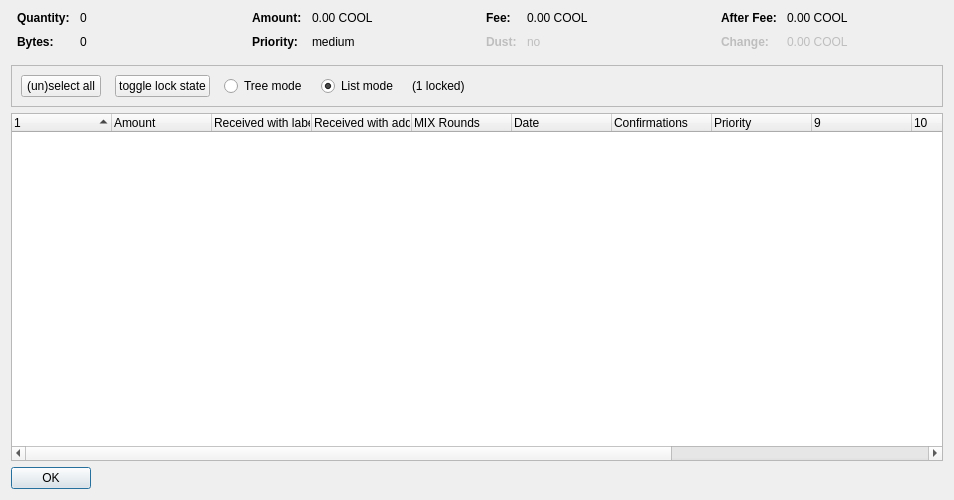
<?xml version="1.0" encoding="UTF-8"?>
<ui version="4.0">
 <class>CoinControlDialog</class>
 <widget class="QDialog" name="CoinControlDialog">
  <property name="geometry">
   <rect>
    <x>0</x>
    <y>0</y>
    <width>954</width>
    <height>500</height>
   </rect>
  </property>
  <property name="windowTitle">
   <string>Coin Selection</string>
  </property>
  <layout class="QVBoxLayout" name="verticalLayout">
   <item>
    <layout class="QHBoxLayout" name="horizontalLayoutTop" stretch="0,0,0,0">
     <property name="topMargin">
      <number>0</number>
     </property>
     <property name="bottomMargin">
      <number>10</number>
     </property>
     <item>
      <layout class="QFormLayout" name="formLayoutCoinControl1">
       <property name="horizontalSpacing">
        <number>10</number>
       </property>
       <property name="verticalSpacing">
        <number>10</number>
       </property>
       <property name="leftMargin">
        <number>6</number>
       </property>
       <property name="rightMargin">
        <number>6</number>
       </property>
       <item row="0" column="0">
        <widget class="QLabel" name="labelCoinControlQuantityText">
         <property name="font">
          <font>
           <weight>75</weight>
           <bold>true</bold>
          </font>
         </property>
         <property name="text">
          <string>Quantity:</string>
         </property>
        </widget>
       </item>
       <item row="0" column="1">
        <widget class="QLabel" name="labelCoinControlQuantity">
         <property name="cursor">
          <cursorShape>IBeamCursor</cursorShape>
         </property>
         <property name="contextMenuPolicy">
          <enum>Qt::ActionsContextMenu</enum>
         </property>
         <property name="text">
          <string notr="true">0</string>
         </property>
         <property name="textInteractionFlags">
          <set>Qt::LinksAccessibleByMouse|Qt::TextSelectableByKeyboard|Qt::TextSelectableByMouse</set>
         </property>
        </widget>
       </item>
       <item row="1" column="0">
        <widget class="QLabel" name="labelCoinControlBytesText">
         <property name="font">
          <font>
           <weight>75</weight>
           <bold>true</bold>
          </font>
         </property>
         <property name="text">
          <string>Bytes:</string>
         </property>
        </widget>
       </item>
       <item row="1" column="1">
        <widget class="QLabel" name="labelCoinControlBytes">
         <property name="cursor">
          <cursorShape>IBeamCursor</cursorShape>
         </property>
         <property name="contextMenuPolicy">
          <enum>Qt::ActionsContextMenu</enum>
         </property>
         <property name="text">
          <string notr="true">0</string>
         </property>
         <property name="textInteractionFlags">
          <set>Qt::LinksAccessibleByMouse|Qt::TextSelectableByKeyboard|Qt::TextSelectableByMouse</set>
         </property>
        </widget>
       </item>
      </layout>
     </item>
     <item>
      <layout class="QFormLayout" name="formLayoutCoinControl2">
       <property name="horizontalSpacing">
        <number>10</number>
       </property>
       <property name="verticalSpacing">
        <number>10</number>
       </property>
       <property name="leftMargin">
        <number>6</number>
       </property>
       <property name="rightMargin">
        <number>6</number>
       </property>
       <item row="0" column="0">
        <widget class="QLabel" name="labelCoinControlAmountText">
         <property name="font">
          <font>
           <weight>75</weight>
           <bold>true</bold>
          </font>
         </property>
         <property name="text">
          <string>Amount:</string>
         </property>
        </widget>
       </item>
       <item row="0" column="1">
        <widget class="QLabel" name="labelCoinControlAmount">
         <property name="cursor">
          <cursorShape>IBeamCursor</cursorShape>
         </property>
         <property name="contextMenuPolicy">
          <enum>Qt::ActionsContextMenu</enum>
         </property>
         <property name="text">
          <string notr="true">0.00 COOL</string>
         </property>
         <property name="textInteractionFlags">
          <set>Qt::LinksAccessibleByMouse|Qt::TextSelectableByKeyboard|Qt::TextSelectableByMouse</set>
         </property>
        </widget>
       </item>
       <item row="1" column="0">
        <widget class="QLabel" name="labelCoinControlPriorityText">
         <property name="font">
          <font>
           <weight>75</weight>
           <bold>true</bold>
          </font>
         </property>
         <property name="text">
          <string>Priority:</string>
         </property>
        </widget>
       </item>
       <item row="1" column="1">
        <widget class="QLabel" name="labelCoinControlPriority">
         <property name="cursor">
          <cursorShape>IBeamCursor</cursorShape>
         </property>
         <property name="contextMenuPolicy">
          <enum>Qt::ActionsContextMenu</enum>
         </property>
         <property name="text">
          <string>medium</string>
         </property>
         <property name="textInteractionFlags">
          <set>Qt::LinksAccessibleByMouse|Qt::TextSelectableByKeyboard|Qt::TextSelectableByMouse</set>
         </property>
        </widget>
       </item>
      </layout>
     </item>
     <item>
      <layout class="QFormLayout" name="formLayoutCoinControl3">
       <property name="horizontalSpacing">
        <number>10</number>
       </property>
       <property name="verticalSpacing">
        <number>10</number>
       </property>
       <property name="leftMargin">
        <number>6</number>
       </property>
       <property name="rightMargin">
        <number>6</number>
       </property>
       <item row="0" column="0">
        <widget class="QLabel" name="labelCoinControlFeeText">
         <property name="font">
          <font>
           <weight>75</weight>
           <bold>true</bold>
          </font>
         </property>
         <property name="text">
          <string>Fee:</string>
         </property>
        </widget>
       </item>
       <item row="0" column="1">
        <widget class="QLabel" name="labelCoinControlFee">
         <property name="cursor">
          <cursorShape>IBeamCursor</cursorShape>
         </property>
         <property name="contextMenuPolicy">
          <enum>Qt::ActionsContextMenu</enum>
         </property>
         <property name="text">
          <string notr="true">0.00 COOL</string>
         </property>
         <property name="textInteractionFlags">
          <set>Qt::LinksAccessibleByMouse|Qt::TextSelectableByKeyboard|Qt::TextSelectableByMouse</set>
         </property>
        </widget>
       </item>
       <item row="1" column="0">
        <widget class="QLabel" name="labelCoinControlLowOutputText">
         <property name="enabled">
          <bool>false</bool>
         </property>
         <property name="font">
          <font>
           <weight>75</weight>
           <bold>true</bold>
          </font>
         </property>
         <property name="text">
          <string>Dust:</string>
         </property>
        </widget>
       </item>
       <item row="1" column="1">
        <widget class="QLabel" name="labelCoinControlLowOutput">
         <property name="enabled">
          <bool>false</bool>
         </property>
         <property name="cursor">
          <cursorShape>IBeamCursor</cursorShape>
         </property>
         <property name="contextMenuPolicy">
          <enum>Qt::ActionsContextMenu</enum>
         </property>
         <property name="text">
          <string>no</string>
         </property>
         <property name="textInteractionFlags">
          <set>Qt::LinksAccessibleByMouse|Qt::TextSelectableByKeyboard|Qt::TextSelectableByMouse</set>
         </property>
        </widget>
       </item>
      </layout>
     </item>
     <item>
      <layout class="QFormLayout" name="formLayoutCoinControl4">
       <property name="horizontalSpacing">
        <number>10</number>
       </property>
       <property name="verticalSpacing">
        <number>10</number>
       </property>
       <property name="leftMargin">
        <number>6</number>
       </property>
       <property name="rightMargin">
        <number>6</number>
       </property>
       <item row="0" column="0">
        <widget class="QLabel" name="labelCoinControlAfterFeeText">
         <property name="font">
          <font>
           <weight>75</weight>
           <bold>true</bold>
          </font>
         </property>
         <property name="text">
          <string>After Fee:</string>
         </property>
        </widget>
       </item>
       <item row="0" column="1">
        <widget class="QLabel" name="labelCoinControlAfterFee">
         <property name="cursor">
          <cursorShape>IBeamCursor</cursorShape>
         </property>
         <property name="contextMenuPolicy">
          <enum>Qt::ActionsContextMenu</enum>
         </property>
         <property name="text">
          <string notr="true">0.00 COOL</string>
         </property>
         <property name="textInteractionFlags">
          <set>Qt::LinksAccessibleByMouse|Qt::TextSelectableByKeyboard|Qt::TextSelectableByMouse</set>
         </property>
        </widget>
       </item>
       <item row="1" column="0">
        <widget class="QLabel" name="labelCoinControlChangeText">
         <property name="enabled">
          <bool>false</bool>
         </property>
         <property name="font">
          <font>
           <weight>75</weight>
           <bold>true</bold>
          </font>
         </property>
         <property name="text">
          <string>Change:</string>
         </property>
        </widget>
       </item>
       <item row="1" column="1">
        <widget class="QLabel" name="labelCoinControlChange">
         <property name="enabled">
          <bool>false</bool>
         </property>
         <property name="cursor">
          <cursorShape>IBeamCursor</cursorShape>
         </property>
         <property name="contextMenuPolicy">
          <enum>Qt::ActionsContextMenu</enum>
         </property>
         <property name="text">
          <string notr="true">0.00 COOL</string>
         </property>
         <property name="textInteractionFlags">
          <set>Qt::LinksAccessibleByMouse|Qt::TextSelectableByKeyboard|Qt::TextSelectableByMouse</set>
         </property>
        </widget>
       </item>
      </layout>
     </item>
    </layout>
   </item>
   <item>
    <widget class="QFrame" name="frame">
     <property name="minimumSize">
      <size>
       <width>0</width>
       <height>40</height>
      </size>
     </property>
     <property name="frameShape">
      <enum>QFrame::StyledPanel</enum>
     </property>
     <property name="frameShadow">
      <enum>QFrame::Sunken</enum>
     </property>
     <layout class="QHBoxLayout" name="horizontalLayout">
      <item>
       <layout class="QHBoxLayout" name="horizontalLayoutPanel" stretch="0,0,0,0,0,0">
        <property name="spacing">
         <number>14</number>
        </property>
        <item>
         <widget class="QPushButton" name="pushButtonSelectAll">
          <property name="sizePolicy">
           <sizepolicy hsizetype="Maximum" vsizetype="Fixed">
            <horstretch>0</horstretch>
            <verstretch>0</verstretch>
           </sizepolicy>
          </property>
          <property name="text">
           <string>(un)select all</string>
          </property>
          <property name="autoDefault">
           <bool>false</bool>
          </property>
         </widget>
        </item>
        <item>
         <widget class="QPushButton" name="pushButtonToggleLock">
          <property name="sizePolicy">
           <sizepolicy hsizetype="Maximum" vsizetype="Fixed">
            <horstretch>0</horstretch>
            <verstretch>0</verstretch>
           </sizepolicy>
          </property>
          <property name="text">
           <string>toggle lock state</string>
          </property>
          <property name="autoDefault">
           <bool>false</bool>
          </property>
         </widget>
        </item>
        <item>
         <widget class="QRadioButton" name="radioTreeMode">
          <property name="sizePolicy">
           <sizepolicy hsizetype="Maximum" vsizetype="Fixed">
            <horstretch>0</horstretch>
            <verstretch>0</verstretch>
           </sizepolicy>
          </property>
          <property name="text">
           <string>Tree mode</string>
          </property>
         </widget>
        </item>
        <item>
         <widget class="QRadioButton" name="radioListMode">
          <property name="sizePolicy">
           <sizepolicy hsizetype="Maximum" vsizetype="Fixed">
            <horstretch>0</horstretch>
            <verstretch>0</verstretch>
           </sizepolicy>
          </property>
          <property name="text">
           <string>List mode</string>
          </property>
          <property name="checked">
           <bool>true</bool>
          </property>
         </widget>
        </item>
        <item>
         <widget class="QLabel" name="labelLocked">
          <property name="text">
           <string>(1 locked)</string>
          </property>
         </widget>
        </item>
        <item>
         <spacer name="horizontalSpacer">
          <property name="orientation">
           <enum>Qt::Horizontal</enum>
          </property>
          <property name="sizeHint" stdset="0">
           <size>
            <width>40</width>
            <height>20</height>
           </size>
          </property>
         </spacer>
        </item>
       </layout>
      </item>
     </layout>
    </widget>
   </item>
   <item>
    <widget class="CoinControlTreeWidget" name="treeWidget">
     <property name="contextMenuPolicy">
      <enum>Qt::CustomContextMenu</enum>
     </property>
     <property name="sortingEnabled">
      <bool>false</bool>
     </property>
     <property name="columnCount">
      <number>13</number>
     </property>
     <attribute name="headerShowSortIndicator" stdset="0">
      <bool>true</bool>
     </attribute>
     <attribute name="headerStretchLastSection">
      <bool>false</bool>
     </attribute>
     <column>
      <property name="text">
       <string/>
      </property>
     </column>
     <column>
      <property name="text">
       <string>Amount</string>
      </property>
     </column>
     <column>
      <property name="text">
       <string>Received with label</string>
      </property>
     </column>
     <column>
      <property name="text">
       <string>Received with address</string>
      </property>
     </column>
     <column>
      <property name="text">
       <string>MIX Rounds</string>
      </property>
     </column>
     <column>
      <property name="text">
       <string>Date</string>
      </property>
     </column>
     <column>
      <property name="text">
       <string>Confirmations</string>
      </property>
      <property name="toolTip">
       <string>Confirmed</string>
      </property>
     </column>
     <column>
      <property name="text">
       <string>Priority</string>
      </property>
     </column>
     <column>
      <property name="text">
       <string/>
      </property>
     </column>
     <column>
      <property name="text">
       <string/>
      </property>
     </column>
     <column>
      <property name="text">
       <string/>
      </property>
     </column>
     <column>
      <property name="text">
       <string/>
      </property>
     </column>
     <column>
      <property name="text">
       <string/>
      </property>
     </column>
    </widget>
   </item>
   <item>
    <widget class="QDialogButtonBox" name="buttonBox">
     <property name="sizePolicy">
      <sizepolicy hsizetype="Maximum" vsizetype="Fixed">
       <horstretch>0</horstretch>
       <verstretch>0</verstretch>
      </sizepolicy>
     </property>
     <property name="orientation">
      <enum>Qt::Horizontal</enum>
     </property>
     <property name="standardButtons">
      <set>QDialogButtonBox::Ok</set>
     </property>
    </widget>
   </item>
  </layout>
 </widget>
 <customwidgets>
  <customwidget>
   <class>CoinControlTreeWidget</class>
   <extends>QTreeWidget</extends>
   <header>coincontroltreewidget.h</header>
  </customwidget>
 </customwidgets>
 <resources/>
 <connections/>
</ui>
